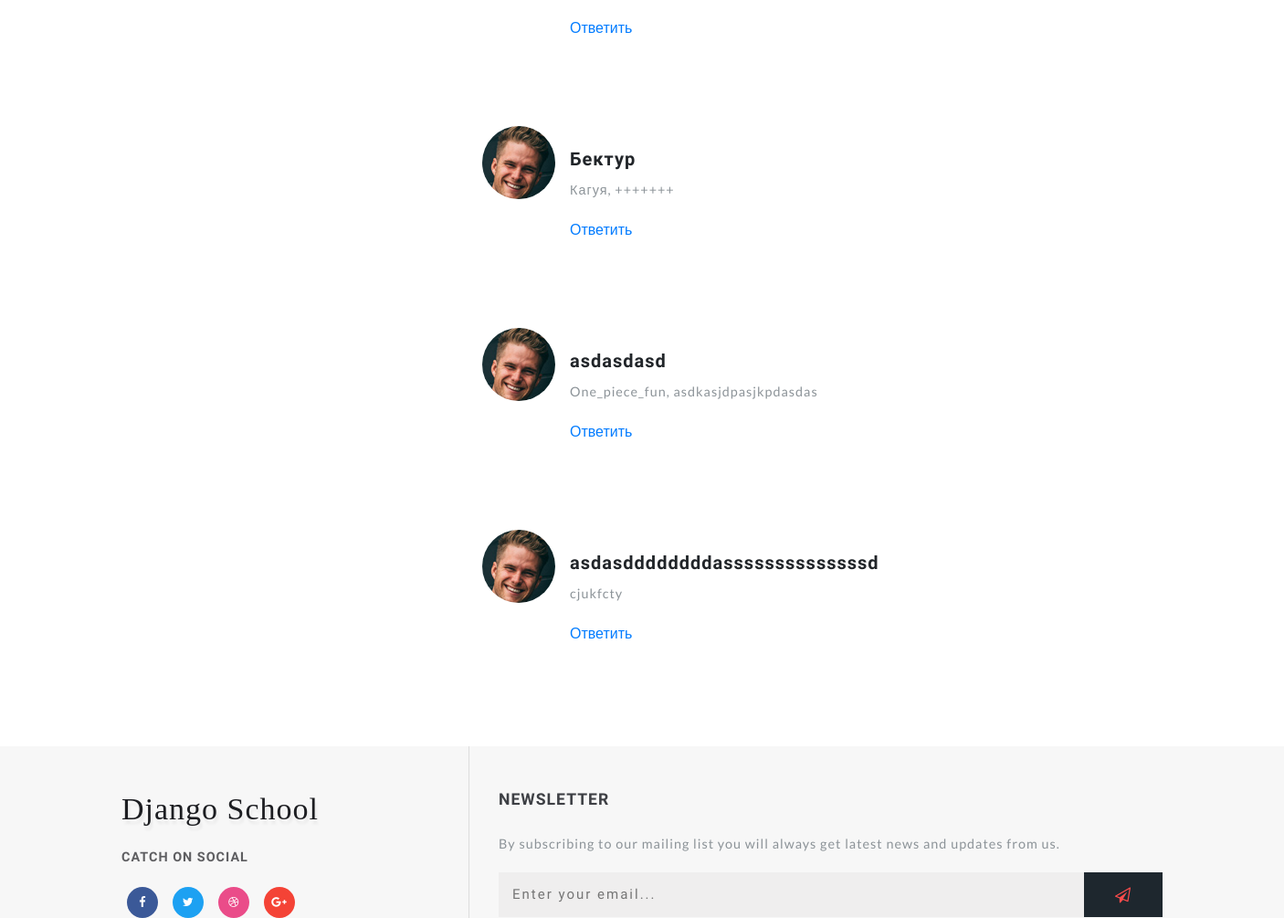
Before: /one_piece/ (middle part) with the older database file.
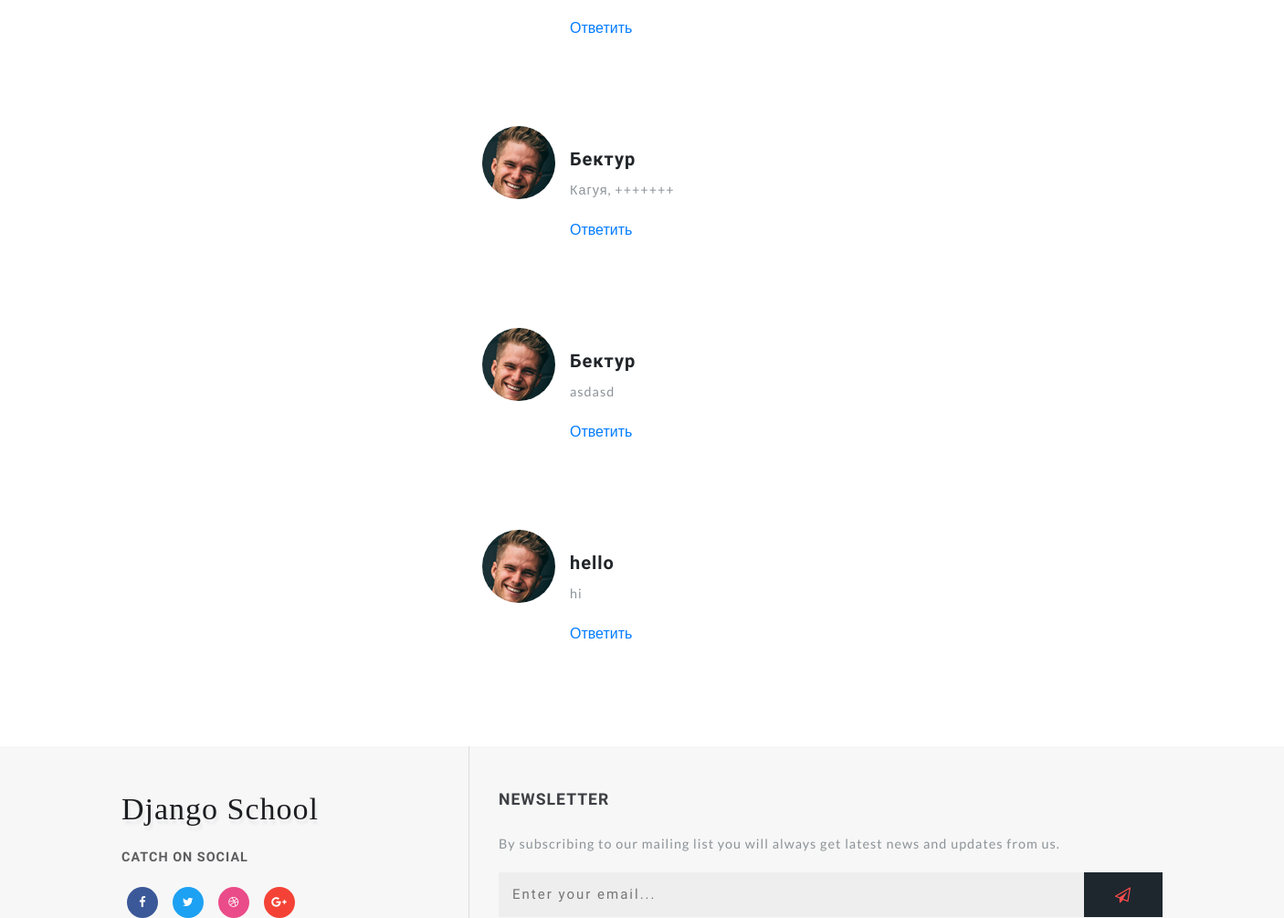
After: the same page with the newer database file.
### anime/models.py (models this page shows, shortened)
class Reviews(models.Model):
    email = models.EmailField()
    name = models.CharField('Name', max_length=100)
    text = models.TextField('text', max_length=5000)
    parent = models.ForeignKey('self', verbose_name='Parent', on_delete=models.SET_NULL, blank=True, null=True)
    anime = models.ForeignKey(Anime, verbose_name='Anime', on_delete=models.CASCADE)
    class Meta:
        verbose_name = 'Review'
        verbose_name_plural = 'Reviews'

### anime/views.py (the view)
# urls.py: path('<slug:slug>/', AnimeDetailView.as_view(), name='anime_detail'),
class AnimeDetailView(DetailView, GenreYear):
    model = Anime
    queryset = Anime.objects.filter(draft=False)
    slug_field = 'url'
    def get_context_data(self, **kwargs):
        context = super().get_context_data(**kwargs)
        context['form'] = ReviewForm()
        return context

### anime/forms.py
class ReviewForm(forms.ModelForm):
    captcha = ReCaptchaField()
    class Meta:
        model = Reviews
        fields = {"name", "email", "text", "captcha"}
        widgets = {
            'name': forms.TextInput(attrs={'class': 'form-control border'}),
            'email': forms.EmailInput(attrs={'class': 'form-control border'}),
            'text': forms.Textarea(attrs={'class': 'form-control border'})
        }

### anime/models.py (called while the page is built)
    def get_absolute_url(self):
        return reverse('character_detail', kwargs={'slug': self.name})

    def get_absolute_url(self):
        return reverse('anime_detail', kwargs={'slug': self.url})

### anime/templatetags/anime_tag.py (called while the page is built)
@register.simple_tag()
def get_categories():
    return Category.objects.all()

@register.inclusion_tag('anime/tags/last_anime.html')
def get_last_anime(count=1):
    anime = Anime.objects.order_by('id')[:count]
    return {'last_anime': anime}

### anime/views.py (called while the page is built)
    def get_genres(self):
        return Genre.objects.all()

    def get_years(self):
        return Anime.objects.filter(draft=False).values('year').distinct()

### templates/anime/anime_detail.html (shortened to what this page needs)
{% extends 'anime/base.html' %}
{% load static %}
{% block container %}
    <div class="container py-md-3">
{% endblock %}
{% block sidebar %}
    <div class="side-bar col-lg-4">
{% endblock %}
{% block anime %}
    <div class="left-ads-display col-lg-8">
            {% for review in anime.reviews_set.all %}
                <div class="media py-5">
                    <img src="{% static 'images/te2.jpg' %}" class="mr-3 img-fluid" alt="image">
                    <div class="media-body mt-4">
                        <h5 class="mt-0 editContent">
                            {{ review.name }}
                        </h5>
                        <p class="mt-2 editContent">
                            {{ review.text }}
                        </p>
                        <a href="#formReview" onclick="addReview('{{ review.name }}', '{{ review.id }}')">Ответить</a>
                    </div>
                </div>
            {% endfor %}
        </div>
    </div>
{% endblock %}

### templates/anime/base.html (shortened to what this page needs)
{% extends 'base.html' %}
{% block content %}
    <section class="ab-info-main py-md-5 py-4 editContent" style="padding-left: 3rem; padding-right: 3rem;">
        {% block container %}{% endblock %}
        <div class="row">
            {% block sidebar %}{% endblock %}
            {% include 'include/side_bar.html' %}
            </div>
            {% block anime %}
            {% endblock %}
        </div>
        </div>
{% endblock %}

### templates/base.html (shortened to what this page needs)
<!DOCTYPE html>
{% load static recaptcha3 %}
<html lang="en">
<head>
    <link rel="stylesheet" href="{% static 'css/bootstrap.css' %}">
    <link rel="stylesheet" href="{% static 'css/style.css' %}" type="text/css" media="all">
    <link href="{% static 'css/font-awesome.css' %}" rel="stylesheet">
</head>
<body>
<div id="page" class="page">
    {% block content %}
    {% endblock %}
    {% include 'include/footer.html' %}
</body>
</html>

### templates/include/header.html (shortened to what this page needs)
{% load static %}
{% load anime_tag %}
                            {% get_categories as categories %}

### templates/include/side_bar.html (shortened to what this page needs)
{% load anime_tag %}
<br>

### templates/include/footer.html (shortened to what this page needs)
<footer class="editContent">
    <div class="container">
        <div class="row footer-top">
            <div class="col-lg-4 footer-grid_section_w3layouts">
                <h2 class="logo-2 mb-lg-4 mb-3">
                    <a href="index.html" class="editContent">
                                <span class="fa" aria-hidden="true" >
                                    Django School
                                </span>
                    </a>
                </h2>
                <h4 class="sub-con-fo ad-info my-4 editContent" >Catch on Social</h4>
                <ul class="w3layouts_social_list media-soc list-unstyled">
                    <li>
                        <a href="#" class="w3pvt_facebook editContent" >
                            <span class="fa fa-facebook-f" ></span>
                        </a>
                    </li>
                    <li>
                        <a href="#" class="w3pvt_twitter editContent" >
                            <span class="fa fa-twitter" ></span>
                        </a>
                    </li>
                    <li>
                        <a href="#" class="w3pvt_dribble editContent" >
                            <span class="fa fa-dribbble" ></span>
                        </a>
                    </li>
                    <li>
                        <a href="#" class="w3pvt_google editContent" >
                            <span class="fa fa-google-plus" ></span>
                        </a>
                    </li>
                </ul>
            </div>
            <div class="col-lg-8 footer-right">
                <div class="w3layouts-news-letter">
                    <h3 class="footer-title text-uppercase editContent mb-lg-4 mb-3" >Newsletter</h3>
                    <p class="editContent" >By subscribing to our mailing list you will always get latest news and updates from us.</p>
                    <form action="#" method="post" class="w3layouts-newsletter">
                        <input type="email" name="Email" class="editContent" placeholder="Enter your email..." required="" >
                        <button class="btn1 btn" ><span class="fa fa-paper-plane-o" aria-hidden="true" ></span></button>
                    </form>
                </div>
            </div>
        </div>
    </div>
</footer>

### static/css/style.css (style rules this page uses)
html, body { margin: 0; font-size: 100%; background: #fff; font-family: 'Lato', sans-serif; scroll-behavior: smooth; }
body a { text-decoration: none; transition: 0.5s all; -webkit-transition: 0.5s all; -moz-transition: 0.5s all; -o-transition: 0.5s all; -ms-transition: 0.5s all; }
input[type="button"], input[type="submit"], input[type="text"], input[type="email"], input[type="search"] { transition: 0.5s all; -webkit-transition: 0.5s all; -moz-transition: 0.5s all; -o-transition: 0.5s all; -ms-transition: 0.5s all; font-family: 'Source Sans Pro', sans-serif; }
h1, h2, h3, h4, h5, h6 { margin: 0; letter-spacing: 1px; font-weight: 600; font-family: 'Source Sans Pro', sans-serif; }
p { font-size: 0.9em; color: #8c9398; line-height: 2em; letter-spacing: 1px; }
ul { margin: 0; padding: 0; }
body img { border-radius: 4px; -webkit-border-radius: 4px; -o-border-radius: 4px; -moz-border-radius: 4px; -ms-border-radius: 4px; }
li > a:only-child:after { content: ''; }
footer { background: #f7f7f7; }
h3.footer-title { font-size: 1.1em; font-weight: 600; letter-spacing: 1px; color: #3d3f44; }
footer p { font-size: 0.9em; }
form.w3layouts-newsletter { display: flex; margin-bottom: 2.5em; }
.w3layouts-newsletter input[type="email"] { padding: 0.6em 1em; font-size: 15px; color: #000; outline: none; letter-spacing: 2px; border: none; border: none; flex-basis: 100%; background: #efeeee; }
.w3layouts-newsletter button.btn1 { color: #ff4c4c; font-size: 17px; letter-spacing: 1px; padding: 14px 0; border: transparent; text-transform: uppercase; -webkit-transition: 0.5s all; -moz-transition: 0.5s all; transition: 0.5s all; background: #1e272e; font-weight: 600; cursor: pointer; border-radius: 0; padding: 0.7em 2em; }
h2.logo-2 a { font-weight: 700; font-size: 34px; color: #1c1d21; text-shadow: 2px 5px 3px rgba(0, 0, 0, 0.06); letter-spacing: 1px; }
.w3layouts_social_list li { display: inline-block; }
.w3layouts_social_list li a { width: 34px; height: 34px; text-align: center; display: inline-block; font-size: 13px; border-radius: 50%; margin: 0 0.5em; }
.w3layouts_social_list li a span { color: #fff; line-height: 34px; }
a.w3pvt_facebook { background: #3b5998; }
a.w3pvt_twitter { background: #1da1f2; }
a.w3pvt_dribble { background: #ea4c89; }
a.w3pvt_google { background: #F44336; }
.contact-info h4, h4.sub-con-fo { font-size: 0.9em; letter-spacing: 1px; color: #5e5e61; font-weight: 600; text-transform: uppercase; }
.footer-grid_section_w3layouts li a { color: #727377; font-size: 0.8em; letter-spacing: 1px; display: block; margin: 1em 0; }
ul.w3layouts_social_list.media-soc li a { display: inline-block; margin: 0em 0.5em; }
.footer-right { border-left: 1px solid #ddd; padding: 3em 0em 3em 2em; }
.footer-grid_section_w3layouts { padding: 3em 0; }
.media img { border-radius: 50%; -webkit-border-radius: 50%; -o-border-radius: 50%; -ms-border-radius: 50%; }

Changed rows visible on the page:
removed Reviews: name "asdasdasd", text "One_piece_fun, asdkasjdpasjkpdasdas"
removed Reviews: name "asdasddddddddassssssssssssssd", text "cjukfcty"
added Reviews: name "Бектур", text "asdasd"
added Reviews: name "hello", text "hi"
